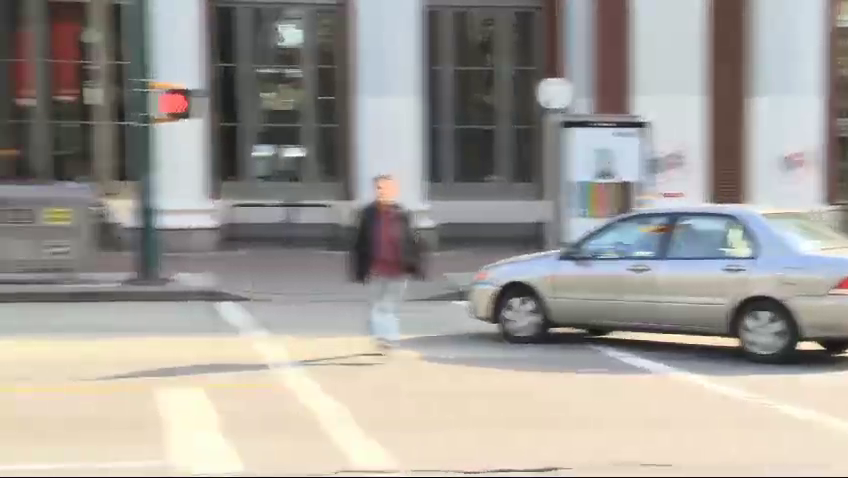
#> input picture frame 13 of ASMA ABID (COMPUTER VISION)/video1.mp4, 848 x 478 px
$ jupyter execute VideoEdgeDetection.ipynb
#> lines starting #> are read from the running program, lines starting #| are printed output that depends on the picture
[cell 1]
import cv2
cap = cv2.VideoCapture('video1.mp4')
while True:
    ret, frame = cap.read()
#> frame is the input picture: shape (478, 848, 3); mean B, G, R 152, 157.5, 161.6
    if not ret:
        break
    gray = cv2.cvtColor(frame, cv2.COLOR_BGR2GRAY)
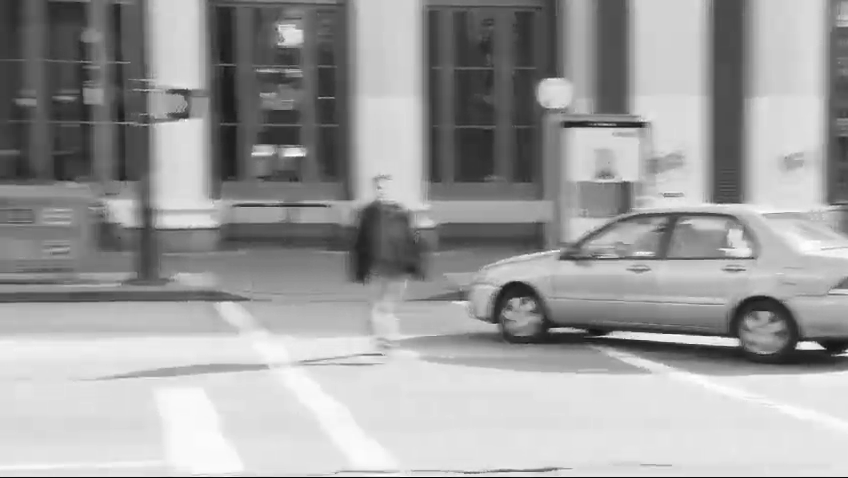
#> gray: shape (478, 848); min 0, max 254, mean 158.1
    edges = cv2.Canny(gray, 50, 150)
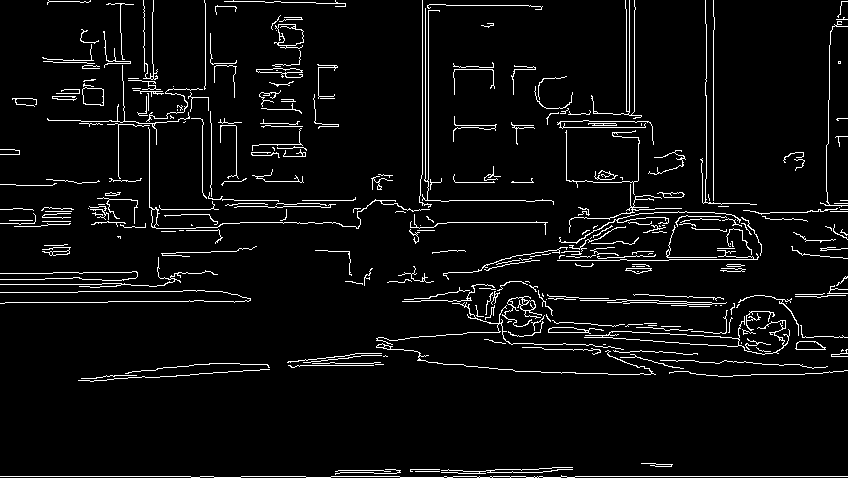
#> edges: shape (478, 848); 5% white in thin lines or dots
    cv2.imshow('Edge Detected Video', edges)
    if cv2.waitKey(1) & 0xFF == ord('q'):
#> (key q is pressed here)
        break
cap.release()
cv2.destroyAllWindows()

$ run again, starting later in the video
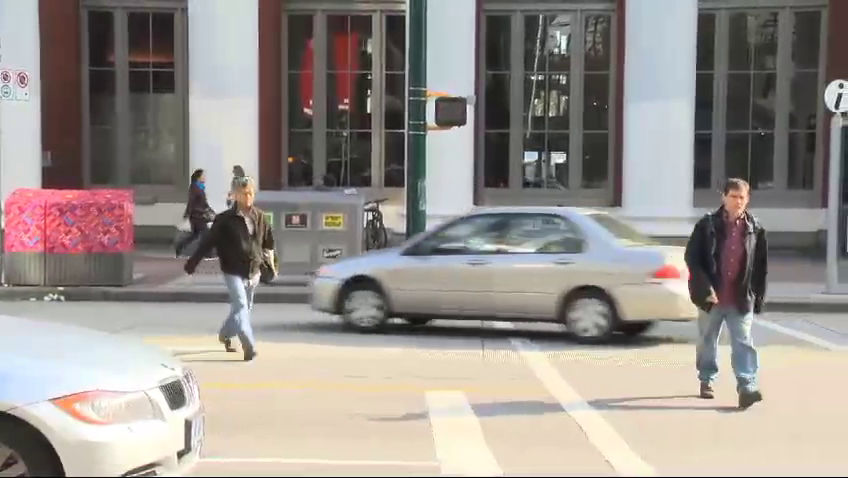
#> input picture frame 59 of ASMA ABID (COMPUTER VISION)/video1.mp4, 848 x 478 px
#> frame is the input picture: shape (478, 848, 3); mean B, G, R 140.4, 145.3, 152.2
#> `gray = cv2.cvtColor(frame, cv2.COLOR_BGR2GRAY)`:
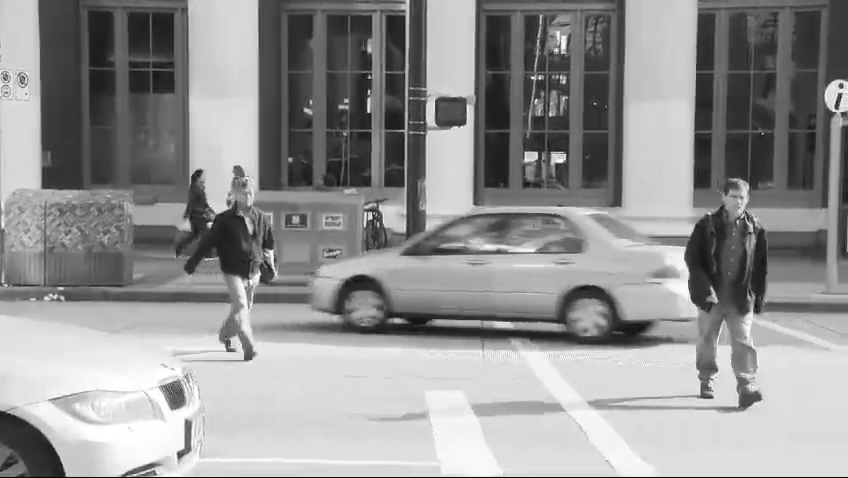
#> gray: shape (478, 848); min 0, max 255, mean 146.8
#> `edges = cv2.Canny(gray, 50, 150)`:
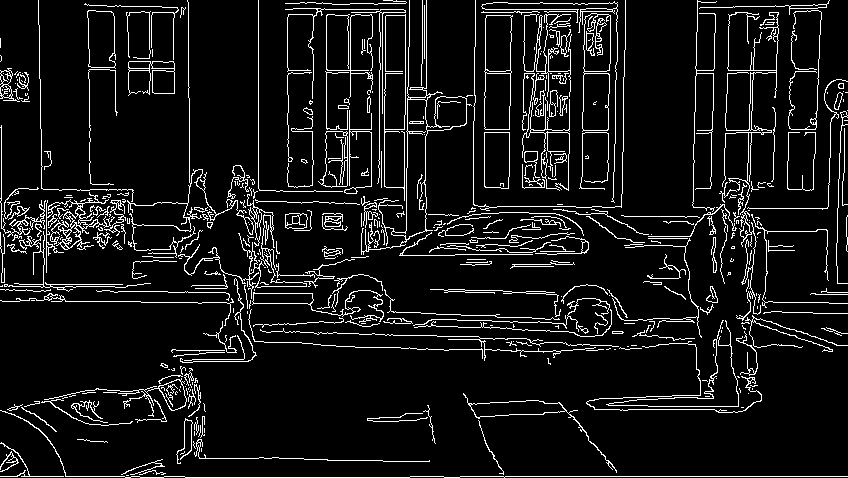
#> edges: shape (478, 848); 8.3% white in thin lines or dots

$ run again, starting later in the video
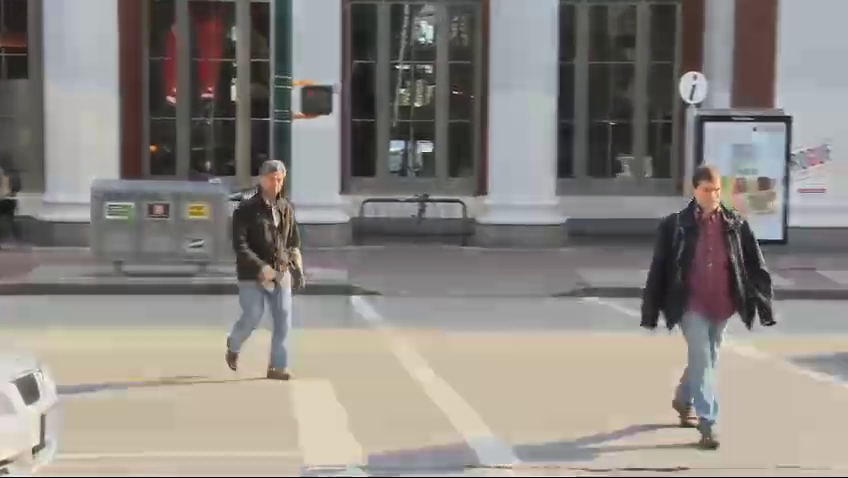
#> input picture frame 106 of ASMA ABID (COMPUTER VISION)/video1.mp4, 848 x 478 px
#> frame is the input picture: shape (478, 848, 3); mean B, G, R 129.2, 134.5, 139.1
#> `gray = cv2.cvtColor(frame, cv2.COLOR_BGR2GRAY)`:
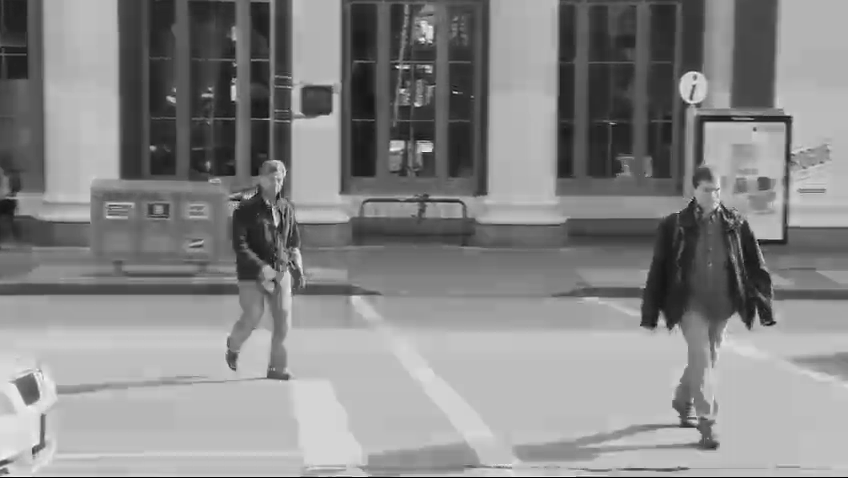
#> gray: shape (478, 848); min 0, max 250, mean 135.2
#> `edges = cv2.Canny(gray, 50, 150)`:
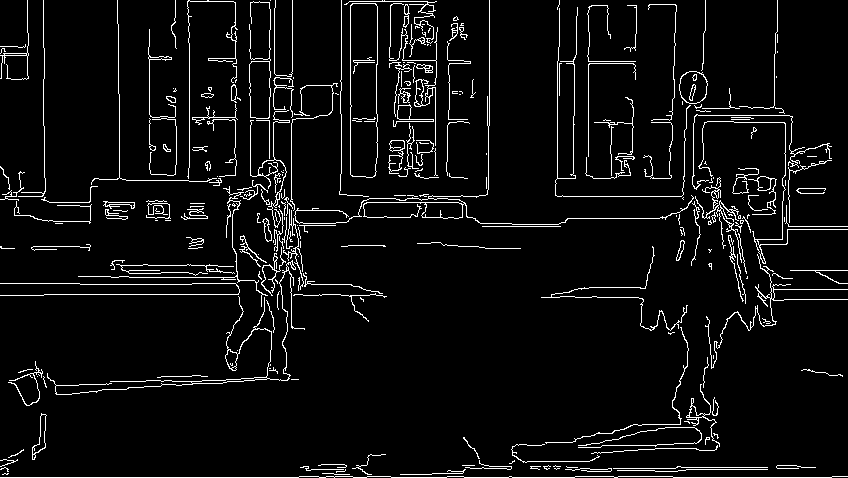
#> edges: shape (478, 848); 5.4% white in thin lines or dots
